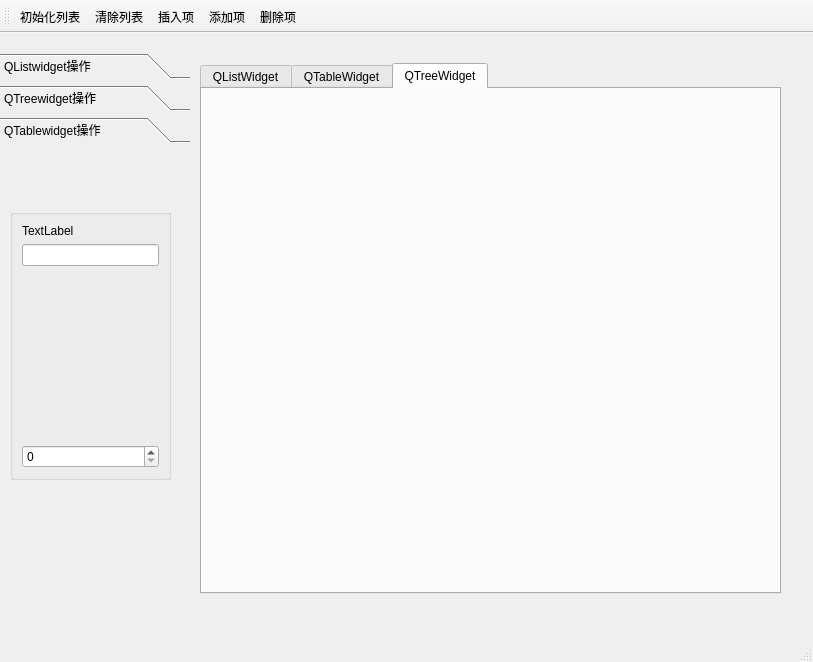
<?xml version="1.0" encoding="UTF-8"?>
<ui version="4.0">
 <class>MainWindow</class>
 <widget class="QMainWindow" name="MainWindow">
  <property name="geometry">
   <rect>
    <x>0</x>
    <y>0</y>
    <width>813</width>
    <height>662</height>
   </rect>
  </property>
  <property name="windowTitle">
   <string>MainWindow</string>
  </property>
  <widget class="QWidget" name="centralwidget">
   <widget class="QTabWidget" name="tabWidget">
    <property name="geometry">
     <rect>
      <x>200</x>
      <y>30</y>
      <width>581</width>
      <height>531</height>
     </rect>
    </property>
    <property name="currentIndex">
     <number>2</number>
    </property>
    <widget class="QWidget" name="tab">
     <attribute name="title">
      <string>QListWidget</string>
     </attribute>
     <widget class="QGroupBox" name="groupBox">
      <property name="geometry">
       <rect>
        <x>10</x>
        <y>10</y>
        <width>571</width>
        <height>71</height>
       </rect>
      </property>
      <property name="title">
       <string/>
      </property>
      <layout class="QGridLayout" name="gridLayout">
       <item row="0" column="0">
        <widget class="QLabel" name="label">
         <property name="text">
          <string>当前项变化</string>
         </property>
        </widget>
       </item>
       <item row="0" column="1">
        <widget class="QLineEdit" name="lineEdit"/>
       </item>
       <item row="0" column="2">
        <widget class="QCheckBox" name="checkBox">
         <property name="text">
          <string>可编辑</string>
         </property>
        </widget>
       </item>
      </layout>
     </widget>
     <widget class="QListWidget" name="listWidget">
      <property name="geometry">
       <rect>
        <x>10</x>
        <y>150</y>
        <width>571</width>
        <height>321</height>
       </rect>
      </property>
      <item>
       <property name="text">
        <string>新建项目</string>
       </property>
       <property name="checkState">
        <enum>Checked</enum>
       </property>
       <property name="icon">
        <iconset>
         <normaloff>C:/Users/Lenovo/Desktop/images/check2.ico</normaloff>C:/Users/Lenovo/Desktop/images/check2.ico</iconset>
       </property>
      </item>
      <item>
       <property name="text">
        <string>新建项目1</string>
       </property>
       <property name="checkState">
        <enum>Checked</enum>
       </property>
       <property name="icon">
        <iconset>
         <normaloff>C:/Users/Lenovo/Desktop/images/check2.ico</normaloff>C:/Users/Lenovo/Desktop/images/check2.ico</iconset>
       </property>
      </item>
     </widget>
     <widget class="QGroupBox" name="groupBox_2">
      <property name="geometry">
       <rect>
        <x>10</x>
        <y>90</y>
        <width>571</width>
        <height>51</height>
       </rect>
      </property>
      <property name="title">
       <string/>
      </property>
      <layout class="QGridLayout" name="gridLayout_2">
       <item row="0" column="0">
        <widget class="QToolButton" name="tBtnSelectItem">
         <property name="text">
          <string>tBtnSelectItem</string>
         </property>
         <property name="popupMode">
          <enum>QToolButton::MenuButtonPopup</enum>
         </property>
         <property name="toolButtonStyle">
          <enum>Qt::ToolButtonTextBesideIcon</enum>
         </property>
        </widget>
       </item>
       <item row="0" column="1">
        <widget class="QToolButton" name="tBtnSelAll">
         <property name="text">
          <string>tBtnSelALL</string>
         </property>
         <property name="toolButtonStyle">
          <enum>Qt::ToolButtonTextBesideIcon</enum>
         </property>
        </widget>
       </item>
       <item row="0" column="2">
        <widget class="QToolButton" name="tBtnSelNone">
         <property name="text">
          <string>tBtnSelNone</string>
         </property>
         <property name="toolButtonStyle">
          <enum>Qt::ToolButtonTextBesideIcon</enum>
         </property>
        </widget>
       </item>
       <item row="0" column="3">
        <widget class="QToolButton" name="tBtnSelInvs">
         <property name="text">
          <string>tBtnSelInvs</string>
         </property>
         <property name="toolButtonStyle">
          <enum>Qt::ToolButtonTextBesideIcon</enum>
         </property>
        </widget>
       </item>
      </layout>
     </widget>
    </widget>
    <widget class="QWidget" name="tab_2">
     <attribute name="title">
      <string>QTableWidget</string>
     </attribute>
    </widget>
    <widget class="QWidget" name="tab_3">
     <attribute name="title">
      <string>QTreeWidget</string>
     </attribute>
    </widget>
   </widget>
   <widget class="QToolBox" name="toolBox">
    <property name="geometry">
     <rect>
      <x>0</x>
      <y>20</y>
      <width>190</width>
      <height>503</height>
     </rect>
    </property>
    <property name="minimumSize">
     <size>
      <width>190</width>
      <height>0</height>
     </size>
    </property>
    <property name="maximumSize">
     <size>
      <width>130</width>
      <height>16777215</height>
     </size>
    </property>
    <property name="layoutDirection">
     <enum>Qt::LeftToRight</enum>
    </property>
    <property name="lineWidth">
     <number>-2</number>
    </property>
    <property name="currentIndex">
     <number>2</number>
    </property>
    <widget class="QWidget" name="page">
     <property name="geometry">
      <rect>
       <x>0</x>
       <y>0</y>
       <width>190</width>
       <height>398</height>
      </rect>
     </property>
     <attribute name="icon">
      <iconset>
       <normaloff>C:/Users/Lenovo/Desktop/images/410.bmp</normaloff>C:/Users/Lenovo/Desktop/images/410.bmp</iconset>
     </attribute>
     <attribute name="label">
      <string>QListwidget操作</string>
     </attribute>
     <layout class="QGridLayout" name="gridLayout_3">
      <item row="0" column="0">
       <widget class="QToolButton" name="tBtnListIni_2">
        <property name="minimumSize">
         <size>
          <width>150</width>
          <height>0</height>
         </size>
        </property>
        <property name="sizeIncrement">
         <size>
          <width>0</width>
          <height>0</height>
         </size>
        </property>
        <property name="text">
         <string>tBtnListIni</string>
        </property>
        <property name="iconSize">
         <size>
          <width>15</width>
          <height>20</height>
         </size>
        </property>
        <property name="popupMode">
         <enum>QToolButton::DelayedPopup</enum>
        </property>
        <property name="toolButtonStyle">
         <enum>Qt::ToolButtonTextBesideIcon</enum>
        </property>
       </widget>
      </item>
      <item row="3" column="0">
       <widget class="QToolButton" name="tBtnListAppend_2">
        <property name="minimumSize">
         <size>
          <width>150</width>
          <height>0</height>
         </size>
        </property>
        <property name="sizeIncrement">
         <size>
          <width>0</width>
          <height>0</height>
         </size>
        </property>
        <property name="text">
         <string>tBtnListAppend</string>
        </property>
        <property name="popupMode">
         <enum>QToolButton::DelayedPopup</enum>
        </property>
        <property name="toolButtonStyle">
         <enum>Qt::ToolButtonTextBesideIcon</enum>
        </property>
       </widget>
      </item>
      <item row="4" column="0">
       <widget class="QToolButton" name="tBtnListDelete_2">
        <property name="minimumSize">
         <size>
          <width>150</width>
          <height>0</height>
         </size>
        </property>
        <property name="sizeIncrement">
         <size>
          <width>0</width>
          <height>0</height>
         </size>
        </property>
        <property name="text">
         <string>tBtnListDelete</string>
        </property>
        <property name="popupMode">
         <enum>QToolButton::DelayedPopup</enum>
        </property>
        <property name="toolButtonStyle">
         <enum>Qt::ToolButtonTextBesideIcon</enum>
        </property>
       </widget>
      </item>
      <item row="2" column="0">
       <widget class="QToolButton" name="tBtnListInsert_2">
        <property name="minimumSize">
         <size>
          <width>150</width>
          <height>0</height>
         </size>
        </property>
        <property name="sizeIncrement">
         <size>
          <width>0</width>
          <height>0</height>
         </size>
        </property>
        <property name="text">
         <string>tBtnListInsert</string>
        </property>
        <property name="popupMode">
         <enum>QToolButton::DelayedPopup</enum>
        </property>
        <property name="toolButtonStyle">
         <enum>Qt::ToolButtonTextBesideIcon</enum>
        </property>
       </widget>
      </item>
      <item row="1" column="0">
       <widget class="QToolButton" name="tBtnListClear_2">
        <property name="enabled">
         <bool>true</bool>
        </property>
        <property name="minimumSize">
         <size>
          <width>150</width>
          <height>0</height>
         </size>
        </property>
        <property name="sizeIncrement">
         <size>
          <width>0</width>
          <height>0</height>
         </size>
        </property>
        <property name="text">
         <string>tBtnListClear</string>
        </property>
        <property name="popupMode">
         <enum>QToolButton::DelayedPopup</enum>
        </property>
        <property name="toolButtonStyle">
         <enum>Qt::ToolButtonTextBesideIcon</enum>
        </property>
       </widget>
      </item>
     </layout>
    </widget>
    <widget class="QWidget" name="page_3">
     <property name="geometry">
      <rect>
       <x>0</x>
       <y>0</y>
       <width>190</width>
       <height>398</height>
      </rect>
     </property>
     <attribute name="icon">
      <iconset>
       <normaloff>C:/Users/Lenovo/Desktop/images/408.bmp</normaloff>C:/Users/Lenovo/Desktop/images/408.bmp</iconset>
     </attribute>
     <attribute name="label">
      <string>QTreewidget操作</string>
     </attribute>
     <widget class="QGroupBox" name="groupBox_3">
      <property name="geometry">
       <rect>
        <x>10</x>
        <y>10</y>
        <width>161</width>
        <height>321</height>
       </rect>
      </property>
      <property name="title">
       <string/>
      </property>
      <layout class="QVBoxLayout" name="verticalLayout_2">
       <item>
        <widget class="QLabel" name="label_2">
         <property name="text">
          <string>TextLabel</string>
         </property>
        </widget>
       </item>
       <item>
        <widget class="QLineEdit" name="lineEdit_2"/>
       </item>
       <item>
        <spacer name="verticalSpacer">
         <property name="orientation">
          <enum>Qt::Vertical</enum>
         </property>
         <property name="sizeHint" stdset="0">
          <size>
           <width>20</width>
           <height>191</height>
          </size>
         </property>
        </spacer>
       </item>
       <item>
        <widget class="QSpinBox" name="spinBox"/>
       </item>
      </layout>
     </widget>
    </widget>
    <widget class="QWidget" name="page_2">
     <property name="geometry">
      <rect>
       <x>0</x>
       <y>0</y>
       <width>190</width>
       <height>398</height>
      </rect>
     </property>
     <attribute name="icon">
      <iconset>
       <normaloff>C:/Users/Lenovo/Desktop/images/412.bmp</normaloff>C:/Users/Lenovo/Desktop/images/412.bmp</iconset>
     </attribute>
     <attribute name="label">
      <string>QTablewidget操作</string>
     </attribute>
     <widget class="QGroupBox" name="groupBox_4">
      <property name="geometry">
       <rect>
        <x>10</x>
        <y>60</y>
        <width>161</width>
        <height>271</height>
       </rect>
      </property>
      <property name="title">
       <string/>
      </property>
      <layout class="QVBoxLayout" name="verticalLayout">
       <item>
        <widget class="QLabel" name="label_3">
         <property name="text">
          <string>TextLabel</string>
         </property>
        </widget>
       </item>
       <item>
        <widget class="QLineEdit" name="lineEdit_3"/>
       </item>
       <item>
        <spacer name="verticalSpacer_2">
         <property name="orientation">
          <enum>Qt::Vertical</enum>
         </property>
         <property name="sizeHint" stdset="0">
          <size>
           <width>20</width>
           <height>141</height>
          </size>
         </property>
        </spacer>
       </item>
       <item>
        <widget class="QSpinBox" name="spinBox_2"/>
       </item>
      </layout>
     </widget>
    </widget>
   </widget>
  </widget>
  <widget class="QMenuBar" name="menubar">
   <property name="geometry">
    <rect>
     <x>0</x>
     <y>0</y>
     <width>813</width>
     <height>25</height>
    </rect>
   </property>
  </widget>
  <widget class="QStatusBar" name="statusbar"/>
  <widget class="QToolBar" name="toolBar">
   <property name="windowTitle">
    <string>toolBar</string>
   </property>
   <property name="orientation">
    <enum>Qt::Horizontal</enum>
   </property>
   <property name="toolButtonStyle">
    <enum>Qt::ToolButtonTextUnderIcon</enum>
   </property>
   <attribute name="toolBarArea">
    <enum>TopToolBarArea</enum>
   </attribute>
   <attribute name="toolBarBreak">
    <bool>false</bool>
   </attribute>
   <addaction name="actListAppend"/>
   <addaction name="actListClear"/>
   <addaction name="actListInsert"/>
   <addaction name="actListIni"/>
   <addaction name="actListDelete"/>
  </widget>
  <action name="actListAppend">
   <property name="icon">
    <iconset>
     <normaloff>C:/Users/Lenovo/Desktop/images/128.bmp</normaloff>C:/Users/Lenovo/Desktop/images/128.bmp</iconset>
   </property>
   <property name="text">
    <string>初始化列表</string>
   </property>
   <property name="toolTip">
    <string>初始化列表</string>
   </property>
  </action>
  <action name="actListClear">
   <property name="icon">
    <iconset>
     <normaloff>C:/Users/Lenovo/Desktop/images/delete1.bmp</normaloff>C:/Users/Lenovo/Desktop/images/delete1.bmp</iconset>
   </property>
   <property name="text">
    <string>清除列表</string>
   </property>
   <property name="toolTip">
    <string>清除列表</string>
   </property>
  </action>
  <action name="actListInsert">
   <property name="icon">
    <iconset>
     <normaloff>C:/Users/Lenovo/Desktop/images/424.bmp</normaloff>C:/Users/Lenovo/Desktop/images/424.bmp</iconset>
   </property>
   <property name="text">
    <string>插入项</string>
   </property>
   <property name="toolTip">
    <string>插入项</string>
   </property>
  </action>
  <action name="actListIni">
   <property name="icon">
    <iconset>
     <normaloff>C:/Users/Lenovo/Desktop/images/316.bmp</normaloff>C:/Users/Lenovo/Desktop/images/316.bmp</iconset>
   </property>
   <property name="text">
    <string>添加项</string>
   </property>
   <property name="toolTip">
    <string>添加项</string>
   </property>
  </action>
  <action name="actListDelete">
   <property name="icon">
    <iconset>
     <normaloff>C:/Users/Lenovo/Desktop/images/324.bmp</normaloff>C:/Users/Lenovo/Desktop/images/324.bmp</iconset>
   </property>
   <property name="text">
    <string>删除项</string>
   </property>
   <property name="toolTip">
    <string>删除项</string>
   </property>
  </action>
  <action name="actSelALL">
   <property name="text">
    <string>全选</string>
   </property>
   <property name="toolTip">
    <string>全选</string>
   </property>
  </action>
  <action name="actSelNone">
   <property name="text">
    <string>全不选</string>
   </property>
   <property name="toolTip">
    <string>全不选</string>
   </property>
  </action>
  <action name="actSelInvs">
   <property name="text">
    <string>反选</string>
   </property>
   <property name="toolTip">
    <string>反选</string>
   </property>
  </action>
  <action name="actQuit">
   <property name="icon">
    <iconset>
     <normaloff>C:/Users/Lenovo/Desktop/images/exit.bmp</normaloff>C:/Users/Lenovo/Desktop/images/exit.bmp</iconset>
   </property>
   <property name="text">
    <string>退出</string>
   </property>
   <property name="toolTip">
    <string>退出</string>
   </property>
  </action>
  <action name="actSelPopMenu">
   <property name="icon">
    <iconset>
     <normaloff>C:/Users/Lenovo/Desktop/images/124.bmp</normaloff>C:/Users/Lenovo/Desktop/images/124.bmp</iconset>
   </property>
   <property name="text">
    <string>项选择</string>
   </property>
   <property name="toolTip">
    <string>项选择</string>
   </property>
  </action>
 </widget>
 <resources/>
 <connections>
  <connection>
   <sender>actQuit</sender>
   <signal>triggered()</signal>
   <receiver>MainWindow</receiver>
   <slot>close()</slot>
   <hints>
    <hint type="sourcelabel">
     <x>-1</x>
     <y>-1</y>
    </hint>
    <hint type="destinationlabel">
     <x>399</x>
     <y>299</y>
    </hint>
   </hints>
  </connection>
  <connection>
   <sender>actSelPopMenu</sender>
   <signal>triggered()</signal>
   <receiver>actSelInvs</receiver>
   <slot>trigger()</slot>
   <hints>
    <hint type="sourcelabel">
     <x>-1</x>
     <y>-1</y>
    </hint>
    <hint type="destinationlabel">
     <x>-1</x>
     <y>-1</y>
    </hint>
   </hints>
  </connection>
 </connections>
</ui>
